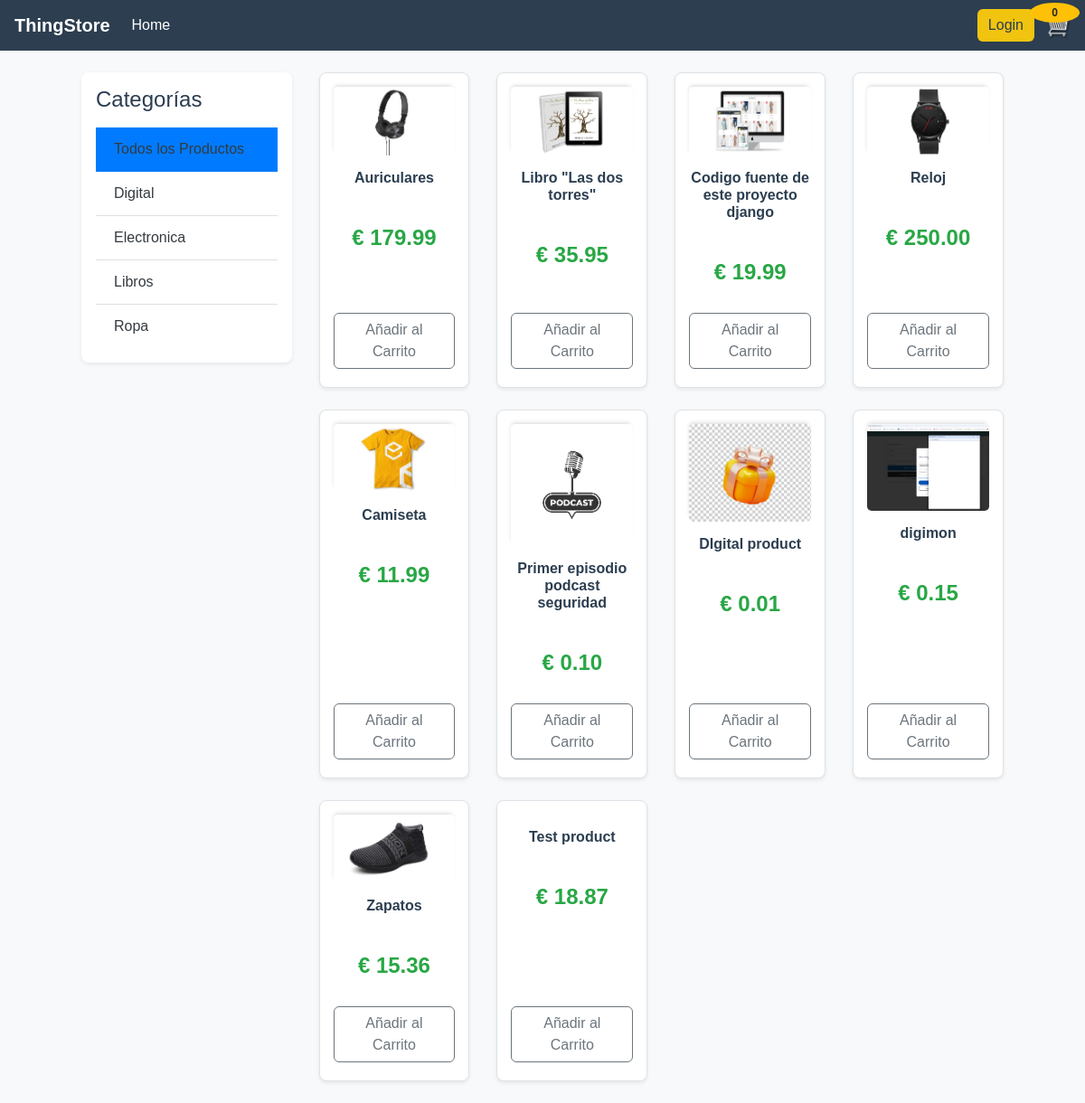
The page / on the database its author committed.
### store/models.py (models this page shows, shortened)
class Category(models.Model):
    name = models.CharField(max_length=200, unique=True, verbose_name="Nombre de Categoría")
    slug = models.SlugField(max_length=200, unique=True, verbose_name="Slug (para URL)")
    class Meta:
        verbose_name = "Categoría"
        verbose_name_plural = "Categorías"
        ordering = ['name'] # Ordenar alfabéticamente por nombre

class Product(models.Model):
    name = models.CharField(max_length=200)
    price = models.DecimalField(max_digits=10, decimal_places=2)
    digital = models.BooleanField(default=False, null=True, blank=True)
    image = models.ImageField(null=True, blank=True, upload_to='product_images/')
    digital_file = models.FileField(upload_to='digital_products/', null=True, blank=True)
    subcategory = models.ForeignKey(SubCategory, on_delete=models.SET_NULL, null=True, blank=True, related_name='products', verbose_name="Subcategoría")
    @property
    def imageURL(self):
        try:
            url = self.image.url
        except ValueError:
            url = ''
        return url

### store/views.py (the view)
# urls.py: path('', include('store.urls')),
def store(request, category_slug=None, subcategory_slug=None):
    data = cartData(request)
    cartItems = data['cartItems']
    order = data['order']
    products = Product.objects.all()  # Empezamos con todos los productos
    selected_category = None
    selected_subcategory = None
    if subcategory_slug:
        selected_subcategory = get_object_or_404(SubCategory, slug=subcategory_slug)
        products = products.filter(subcategory=selected_subcategory)
        selected_category = selected_subcategory.category  # Asegurarse de tener también la categoría principal
    elif category_slug:
        selected_category = get_object_or_404(Category, slug=category_slug)
        products = products.filter(subcategory__category=selected_category)
    categories = Category.objects.all().order_by('name')
    subcategories = []
    if selected_category:
        subcategories = selected_category.subcategories.all().order_by('name')
    context = {
        'products': products,
        'cartItems': cartItems,
        'selected_category': selected_category,  # Para resaltar la categoría activa en la plantilla
        'selected_subcategory': selected_subcategory,  # Para resaltar la subcategoría activa
        'categories': categories,  # Todas las categorías para la navegación principal
        'subcategories': subcategories,  # Subcategorías de la categoría seleccionada (o vacía)
    }
    return render(request, 'store/store.html', context)

### store/utils.py (called while the page is built, shortened)
def cookieCart(request):
    try:
        cart = json.loads(request.COOKIES.get('cart', '{}'))
    except json.JSONDecodeError:
        cart = {}
    items = []
    order = {'get_cart_total': Decimal('0.00'), 'get_cart_items': 0, 'shipping': False}
    cartItems = 0
    return {'cartItems': cartItems, 'order': order, 'items': items}

### store/templates/store/store.html (shortened to what this page needs)
{% extends 'store/main.html' %}
{% load static %}
{% block content %}
    <div class="row">
        <div class="col-lg-3 col-md-4">
            <div class="box-element p-3 mb-4">
                <h4 class="mb-3">Categorías</h4>
                <ul class="list-group list-group-flush">
                    <li class="list-group-item {% if not selected_category %}active{% endif %}">
                        <a href="{% url 'store' %}" class="text-decoration-none text-dark">
                            Todos los Productos
                        </a>
                    </li>
                    {% for cat in categories %}
                        <li class="list-group-item {% if selected_category and selected_category.slug == cat.slug %}active{% endif %}">
                            <a href="{% url 'products_by_category' cat.slug %}" class="text-decoration-none text-dark">
                                {{ cat.name }}
                            </a>
                        </li>
                    {% endfor %}
                </ul>
            </div>
        </div>
        <div class="col-lg-9 col-md-8">
            <div class="row">
                {% for product in products %}
                    <div class="col-lg-3 col-md-6 col-sm-6 mb-4">
                        <div class="box-element product-item">
                            <img class="thumbnail" src="{{ product.imageURL }}">
                            <div class="product-info">
                                <h6><strong>{{ product.name }}</strong></h6>
                                <h4 style="display: inline-block; float: right"><strong>€ {{ product.price|floatformat:2 }}</strong></h4>
                                <button data-product="{{ product.id }}" data-action="add" class="btn btn-outline-secondary add-btn update-cart">Añadir al Carrito</button>
                            </div>
                        </div>
                    </div>
                {% empty %}
                    <div class="col-12 text-center mt-5">
                        <p class="lead">No hay productos disponibles en esta sección.</p>
                        <a href="{% url 'store' %}" class="btn btn-primary mt-3">Ver todos los productos</a>
                    </div>
                {% endfor %}
            </div>
        </div>
    </div>
{% endblock content %}

### static/css/main.css (style rules this page uses)
body { background-color: #ecf0f1; }
h1, h2, h3, h4, h5, h6 { color: #2c3e50; }
.box-element { box-shadow: 0 2px 6px rgba(0, 0, 0, 0.08); border-radius: 8px; padding: 15px; }
.thumbnail { width: 100%; height: 200px; -webkit-box-shadow: -1px -3px 5px -2px rgba(214,214,214,1); -moz-box-shadow: -1px -3px 5px -2px rgba(214,214,214,1); box-shadow: -1px -3px 5px -2px rgba(214,214,214,1); }
.btn { border-radius: 6px; transition: background-color 0.3s ease; }

### store/templates/store/main.html (style rules this page uses)
body { font-family: sans-serif; background-color: #f8f9fa; color: #212529; }
.box-element { background-color: #ffffff; padding: 15px; border-radius: 8px; box-shadow: 0 0.125rem 0.25rem rgba(0, 0, 0, 0.075); margin-bottom: 20px; }
.product-item { display: flex; flex-direction: column; align-items: center; text-align: center; border: 1px solid #dee2e6; padding: 15px; border-radius: 8px; height: 100%; justify-content: space-between; }
.product-item .thumbnail { max-width: 100%; height: auto; object-fit: contain; border-radius: 5px; margin-bottom: 15px; }
.product-item .product-info { width: 100%; display: flex; flex-direction: column; align-items: center; flex-grow: 1; padding-bottom: 5px; }
.product-item h6 { font-weight: 600; margin-bottom: 5px; }
.product-item h4 { font-weight: 700; color: #28a745; margin-top: 5px; margin-bottom: 10px; }
.product-item .add-btn { width: 100%; margin-top: auto; }

### rows shown on the page
Category: name "Digital"
Category: name "Electronica"
Category: name "Libros"
Category: name "Ropa"
Product: imageURL (picture), name "Auriculares", price "179.99"
Product: imageURL (picture), name "Libro \"Las dos torres\"", price "35.95"
Product: imageURL (picture), name "Codigo fuente de este proyecto django", price "19.99"
Product: imageURL (picture), name "Reloj", price "250.00"
Product: imageURL (picture), name "Camiseta", price "11.99"
Product: imageURL (picture), name "Primer episodio podcast seguridad", price "0.10"
Product: imageURL (picture), name "DIgital product", price "0.01"
Product: imageURL (picture), name "digimon", price "0.15"
Product: imageURL (picture), name "Zapatos", price "15.36"
Product: name "Test product", price "18.87"

### other values the page prints
{{ cartItems }} "0"
